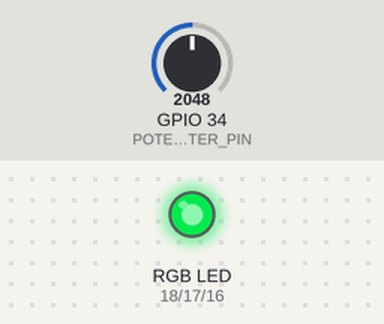
This sketch was run on a simulated ESP32. Parts: an RGB LED mixed from three pins (HIGH = lit). Inputs (shaded band) come from the test bench; at power-on: GPIO 34 (POTENTIOMETER_PIN) = 2048. Dim RGB values are drawn brighter than linear.

Above: at 1.2 s.
1.3 s: GPIO 34 (POTENTIOMETER_PIN) set to 2866
At 2.1 s:
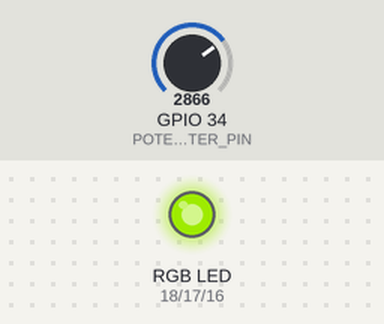
2.8 s: GPIO 34 (POTENTIOMETER_PIN) set to 3603
At 3.3 s:
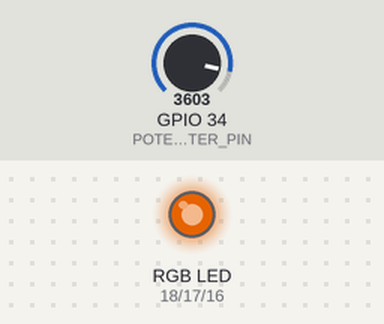
4.3 s: GPIO 34 (POTENTIOMETER_PIN) set to 4095
At 5.5 s:
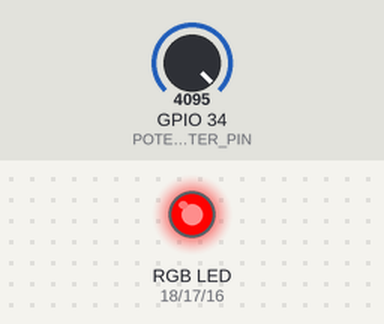
5.8 s: GPIO 34 (POTENTIOMETER_PIN) set to 1228
At 6.8 s:
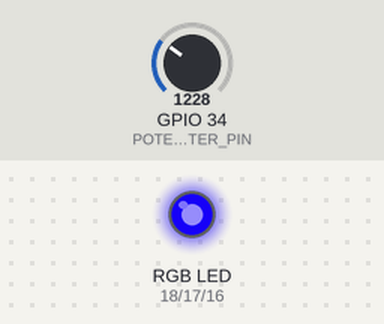
7.3 s: GPIO 34 (POTENTIOMETER_PIN) set to 491
At 7.9 s:
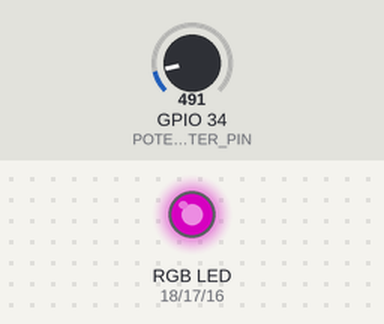
Timing chart, 0 to 9.8 s (numbered marks = the images above; inputs shaded):
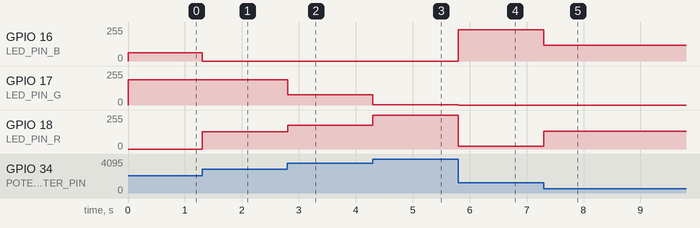

Measured:
- after the input at 1.3 s, GPIO 16 (LED_PIN_B): 63/255 → 0/255 at once; GPIO 18 (LED_PIN_R): 0/255 → 128/255 at once
- after the input at 2.8 s, GPIO 17 (LED_PIN_G): 191/255 → 76/255 at once; GPIO 18 (LED_PIN_R): 128/255 → 177/255 at once
- after the input at 4.3 s, GPIO 17 (LED_PIN_G): 76/255 → 2/255 at once; GPIO 18 (LED_PIN_R): 177/255 → 252/255 at once
- after the input at 5.8 s, GPIO 16 (LED_PIN_B): 0/255 → 233/255 at once; GPIO 17 (LED_PIN_G): 2/255 → 0/255 at once; GPIO 18 (LED_PIN_R): 252/255 → 21/255 at once
- after the input at 7.3 s, GPIO 16 (LED_PIN_B): 233/255 → 120/255 at once; GPIO 18 (LED_PIN_R): 21/255 → 134/255 at once

The sketch:

ESP32-FastLED-RGBW-Potentiometer.ino
```cpp
#include <FastLED.h>

/*
 * This ESP32 code is created by esp32io.com
 *
 * This ESP32 code is released in the public domain
 *
 * For more detail (instruction and wiring diagram), visit https://esp32io.com/tutorials/esp32-potentiometer-fade-led
 */
extern const uint8_t gamma8[];

CRGBPalette16 gPal;

#define POTENTIOMETER_PIN  34  // ESP32 pin GIOP36 (ADC0) connected to Potentiometer pin
#define LED_PIN_R          18  // ESP32 pin GIOP21 connected to LED's pin
#define LED_PIN_G          17
#define LED_PIN_B          16
#define LED_PIN_W          19

const int freq = 5000;
const int ledChannel_R = 0;
const int ledChannel_G = 1;
const int ledChannel_B = 2;
const int resolution = 8;

// Define the number of samples to keep track of. The higher the number, the
// more the readings will be smoothed, but the slower the output will respond to
// the input. Using a constant rather than a normal variable lets us use this
// value to determine the size of the readings array.
const int numReadings = 10;
int readings[numReadings];      // the readings from the analog input
int readIndex = 0;              // the index of the current reading
int total = 0;                  // the running total
int average = 0;                // the average

int inputPin = POTENTIOMETER_PIN;

void showAnalogRGB( const CRGB& rgb)
{
  ledcWrite(ledChannel_R, rgb.r);
  ledcWrite(ledChannel_G, rgb.g);
  ledcWrite(ledChannel_B, rgb.b);
}

// the setup routine runs once when you press reset:
void setup() {
  // initialize serial communication at 9600 bits per second:
  Serial.begin(9600);

  gPal = RainbowColors_p;

  for (int thisReading = 0; thisReading < numReadings; thisReading++) {
    readings[thisReading] = 0;
  }

  ledcSetup(ledChannel_R, freq, resolution);
  ledcSetup(ledChannel_G, freq, resolution);
  ledcSetup(ledChannel_B, freq, resolution);

  ledcAttachPin(LED_PIN_R, ledChannel_R);
  ledcAttachPin(LED_PIN_G, ledChannel_G);
  ledcAttachPin(LED_PIN_B, ledChannel_B);
  //ledcAttachPin(LED_PIN_W, ledChannel);
}

// the loop routine runs over and over again forever:
void loop() {

  // subtract the last reading:
  total = total - readings[readIndex];
  // read from the sensor:
  readings[readIndex] = analogRead(inputPin);
  // add the reading to the total:
  total = total + readings[readIndex];
  // advance to the next position in the array:
  readIndex = readIndex + 1;

  // if we're at the end of the array...
  if (readIndex >= numReadings) {
    // ...wrap around to the beginning:
    readIndex = 0;
  }

  // calculate the average:
  average = total / numReadings;
  // reads the input on analog pin A0 (value between 0 and 4095)

  // scales it to brightness (value between 0 and 255)
  int brightness = map(average, 4096, 0, 1, 240); //4096 max

  int brightness_gamma_corrected = pgm_read_byte(&gamma8[brightness]);


  static uint8_t hue;
  hue = hue + 1;
  // Use FastLED automatic HSV->RGB conversion
  if (brightness < 0) {
    showAnalogRGB( CHSV( hue, 255, 255) );
    delay(brightness);
  } else {
    //for (int i=0; i<=240; i+=1) {
      showAnalogRGB( CRGB(ColorFromPalette( gPal, brightness)));
      //delay(100);
    //}
  }


  /*
  // print out the value
  Serial.print("Analog value = ");
  Serial.print(average);
  Serial.print(" => brightness = ");
  Serial.println(brightness_gamma_corrected);
  delay(100);
  */
}

const uint8_t PROGMEM gamma8[] = {
    0,  0,  0,  0,  0,  0,  0,  0,  0,  0,  0,  0,  0,  0,  0,  0,
    0,  0,  0,  0,  0,  0,  0,  0,  0,  0,  0,  0,  1,  1,  1,  1,
    1,  1,  1,  1,  1,  1,  1,  1,  1,  2,  2,  2,  2,  2,  2,  2,
    2,  3,  3,  3,  3,  3,  3,  3,  4,  4,  4,  4,  4,  5,  5,  5,
    5,  6,  6,  6,  6,  7,  7,  7,  7,  8,  8,  8,  9,  9,  9, 10,
   10, 10, 11, 11, 11, 12, 12, 13, 13, 13, 14, 14, 15, 15, 16, 16,
   17, 17, 18, 18, 19, 19, 20, 20, 21, 21, 22, 22, 23, 24, 24, 25,
   25, 26, 27, 27, 28, 29, 29, 30, 31, 32, 32, 33, 34, 35, 35, 36,
   37, 38, 39, 39, 40, 41, 42, 43, 44, 45, 46, 47, 48, 49, 50, 50,
   51, 52, 54, 55, 56, 57, 58, 59, 60, 61, 62, 63, 64, 66, 67, 68,
   69, 70, 72, 73, 74, 75, 77, 78, 79, 81, 82, 83, 85, 86, 87, 89,
   90, 92, 93, 95, 96, 98, 99,101,102,104,105,107,109,110,112,114,
  115,117,119,120,122,124,126,127,129,131,133,135,137,138,140,142,
  144,146,148,150,152,154,156,158,160,162,164,167,169,171,173,175,
  177,180,182,184,186,189,191,193,196,198,200,203,205,208,210,213,
  215,218,220,223,225,228,231,233,236,239,241,244,247,249,252,255 };
```
